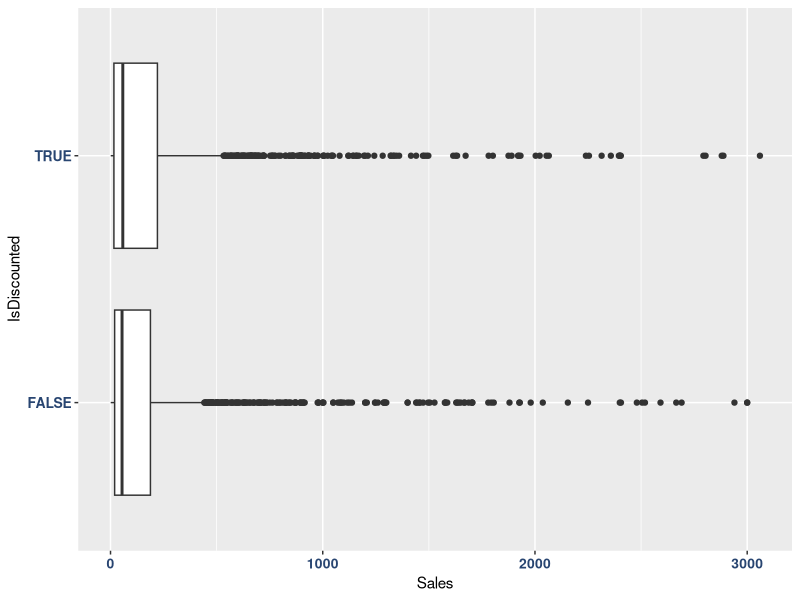

This chart was generated by the following R code: (Note: this script raises an error after producing the figure.)
library(ggplot2)
library(tidyverse)

USECOMDATA <- read.csv("USE-commerce2020_Cleaned.csv")

ggplot(USECOMDATA, aes(x=Sales, y=IsDiscounted)) + geom_boxplot()+ 
  theme(axis.text.x=element_text(face="bold",color="#284571",size=10,angle=0),
        axis.text.y=element_text(face="bold",color="#284571",size=10))

t.test(Sales ~ IsDiscounted, data = USECOMDATA, var.equal = TRUE, paired = FALSE)
